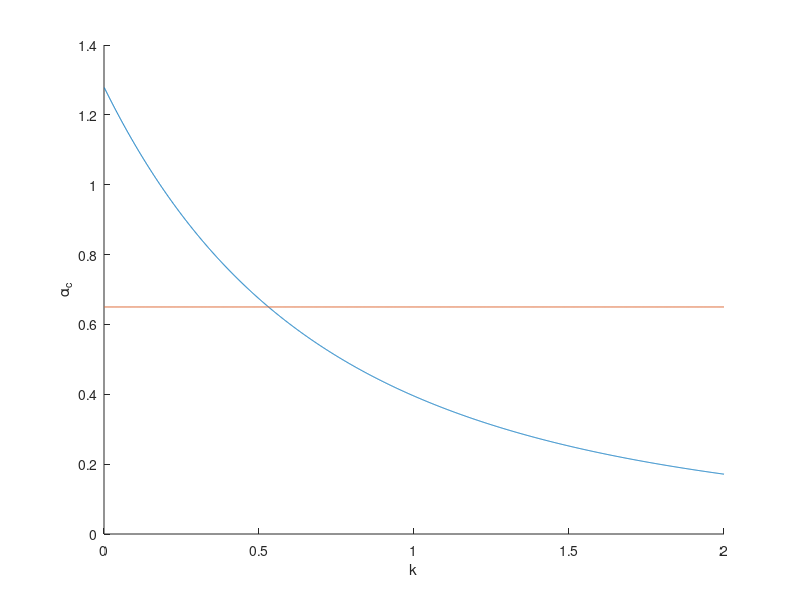

This figure's MATLAB source:
options = optimset('Display','off');
options.MaxIter = 5000000 ;
options.MaxFunEvals = 5000000 ;
options.FunctionTolerance = 1e-16;
options.OptimalityTolerance = 1e-16;
options.StepTolerance = 1e-16;

k = 0;
iter = 0;
iter = cast(iter,'uint8');
k_max = 2;
delta_k = 0.001;
size = 2000;
alpha_c = zeros(1,size);
alpha_cc = zeros(1,size);

kk = zeros(1,size);

for i = 1:size

    F = @(x) (k-x)*0.5*(1-erf((x-k)/sqrt(2))) + (1/sqrt(2*pi))*exp(-0.5*(x-k)*(x-k)) - x; 
    r = fzero(F,0.1);

    %I = (k-r)*exp(-0.5*(r-k)*(r-k))/sqrt(2*pi) + (0.5*(k-r)*(k-r) + 1)*(1 - erf((r-k)/sqrt(2))) + r*r;
    I = 0.5 + (k-r)*0.398942*exp(-0.5*(k-r)*(k-r)) + 0.5*(k-r)*(k-r) + (0.5 + 0.5*(k-r)*(k-r))*erf(0.707107*(k-r)) + r*r;
    alpha_c(i) = 0.5/I;
    alpha_cc(i) = 1/(0.5 + k*0.398942*exp(-0.5*k*k) + 0.5*k*k + (0.5 + 0.5*k*k)*erf(0.707107*k));
    k = i*delta_k;
    kk(i) = k;
end

xlabel('k');
ylabel('\alpha_c');
hold on
plot(kk,alpha_c)
%plot(kk,0.4*ones(1,size))
%plot(kk,0.3*ones(1,size))
%plot(kk,0.5*ones(1,size))
plot(kk,0.65*ones(1,size))